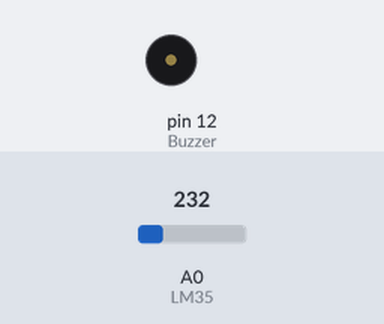
A sketch run on a simulated Arduino Uno, built with avr-gcc and run on an emulated ATmega328P. Shown: buzzer (waves = sounding, pin HIGH). Inputs (shaded band) come from the test bench; at power-on: A0 (LM35) = 232.

Above: at 1.2 s.
1.3 s: A0 (LM35) set to 254
2.8 s: A0 (LM35) set to 280
At 3.6 s:
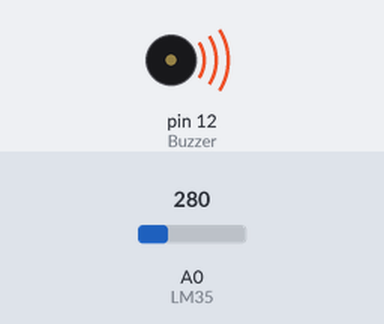
4.3 s: A0 (LM35) set to 266
At 4.8 s:
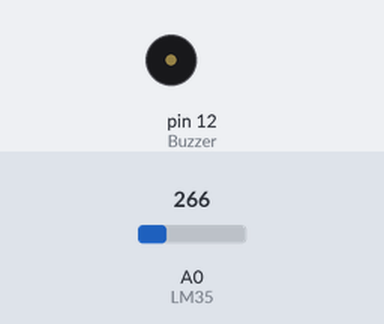
5.8 s: A0 (LM35) set to 290
At 7.1 s:
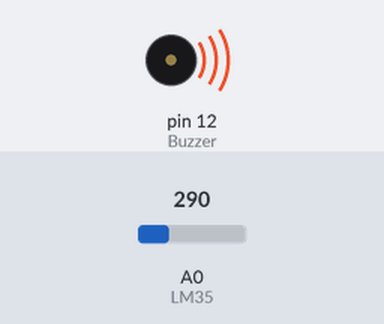
Timing chart, 0 to 8.3 s (numbered marks = the images above; inputs shaded):
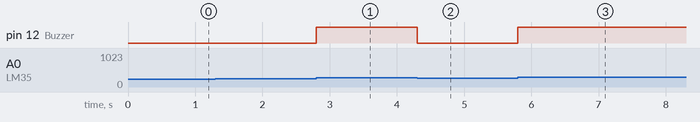

The sketch:

AlarmeTemperatura.ino
```cpp
const int LM35 = 0;
float temperatura = 0;
int ADClido = 0;
const int Buzzer = 12;

void setup() {
  analogReference(INTERNAL);
  pinMode(Buzzer, OUTPUT);
}

void loop() {
  ADClido = analogRead(LM35);
  temperatura = ADClido * 0.1075268817204301;
  if(temperatura > 29){
    digitalWrite(Buzzer, HIGH);
  }else
  {
    digitalWrite(Buzzer, LOW);
  }
}
```

Measured:
- the behaviour switches between 269 and 270 on A0 (LM35) (found by bisection; images 0 and 1)
- after the input at 1.3 s, every drawn part: stays the same
- after the input at 2.8 s, pin 12 (Buzzer): LOW → HIGH at once
- after the input at 4.3 s, pin 12 (Buzzer): HIGH → LOW at once
- after the input at 5.8 s, pin 12 (Buzzer): LOW → HIGH at once
